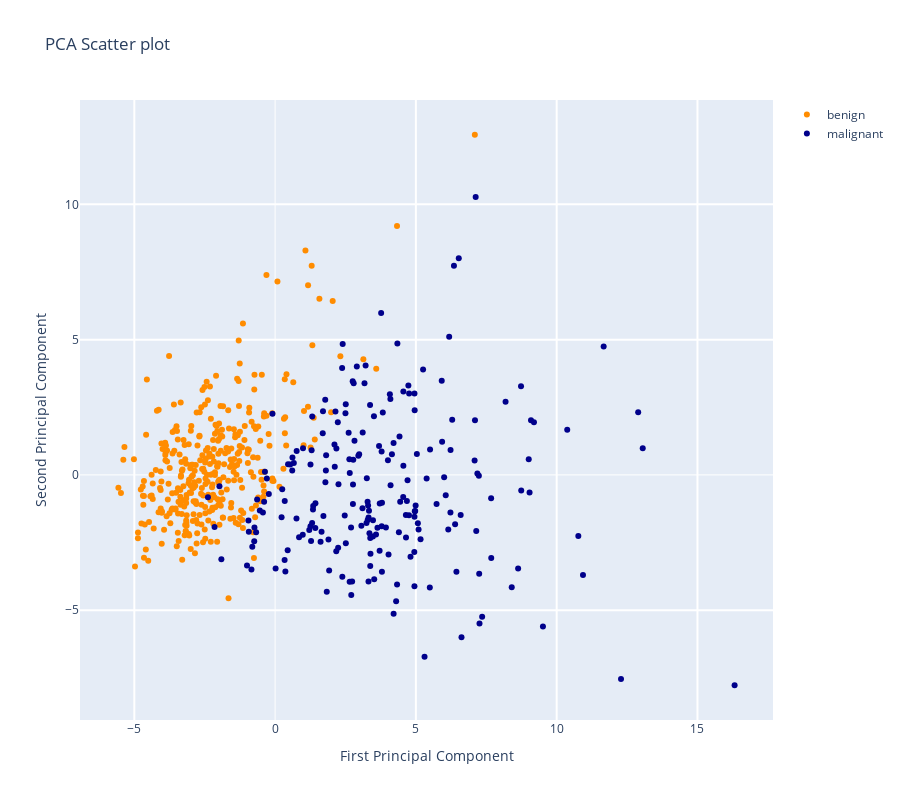

Notebook cell for this chart:
### Code cell
def pca_scatter(target,color) :
    tracer = go.Scatter(x = pca_std[pca_std['diagnosis'] == target]['First Principal Component'] ,
                        y = pca_std[pca_std['diagnosis'] == target]['Second Principal Component'],
                        name = target, mode = 'markers',
                        marker = dict(color = color,line = dict(width = 0))
                       )
    return tracer
layout = go.Layout(dict(title = 'PCA Scatter plot ',
                        xaxis = dict(gridcolor = 'rgb(255, 255, 255)',
                                     title = 'First Principal Component',
                                     zerolinewidth=1,ticklen=5,gridwidth=2),
                        yaxis = dict(gridcolor = 'rgb(255, 255, 255)',
                                     title = 'Second Principal Component',
                                     zerolinewidth=1,ticklen=5,gridwidth=2),
                        height = 800
                       ))
trace1 = pca_scatter('malignant','darkblue')
trace2 = pca_scatter('benign','darkorange')
plots = [trace2,trace1]
fig = go.Figure(data = plots,layout = layout)
fig.show()

### Figure 1 — Plotly figure (JSON) as saved in the notebook; plotly's stock layout.template omitted (floating-point values rounded to 4 significant figures; data arrays with more than 128 entries replaced by an {"elided": "..."} marker saying what was removed)
{"data": [{"marker": {"color": "darkorange", "line": {"width": 0}}, "mode": "markers", "name": "benign", "type": "scatter", "x": {"elided": "357 float values"}, "y": {"elided": "357 float values"}}, {"marker": {"color": "darkblue", "line": {"width": 0}}, "mode": "markers", "name": "malignant", "type": "scatter", "x": {"elided": "212 float values"}, "y": {"elided": "212 float values"}}], "layout": {"height": 800, "title": {"text": "PCA Scatter plot "}, "xaxis": {"gridcolor": "rgb(255, 255, 255)", "gridwidth": 2, "ticklen": 5, "title": {"text": "First Principal Component"}, "zerolinewidth": 1}, "yaxis": {"gridcolor": "rgb(255, 255, 255)", "gridwidth": 2, "ticklen": 5, "title": {"text": "Second Principal Component"}, "zerolinewidth": 1}}}
